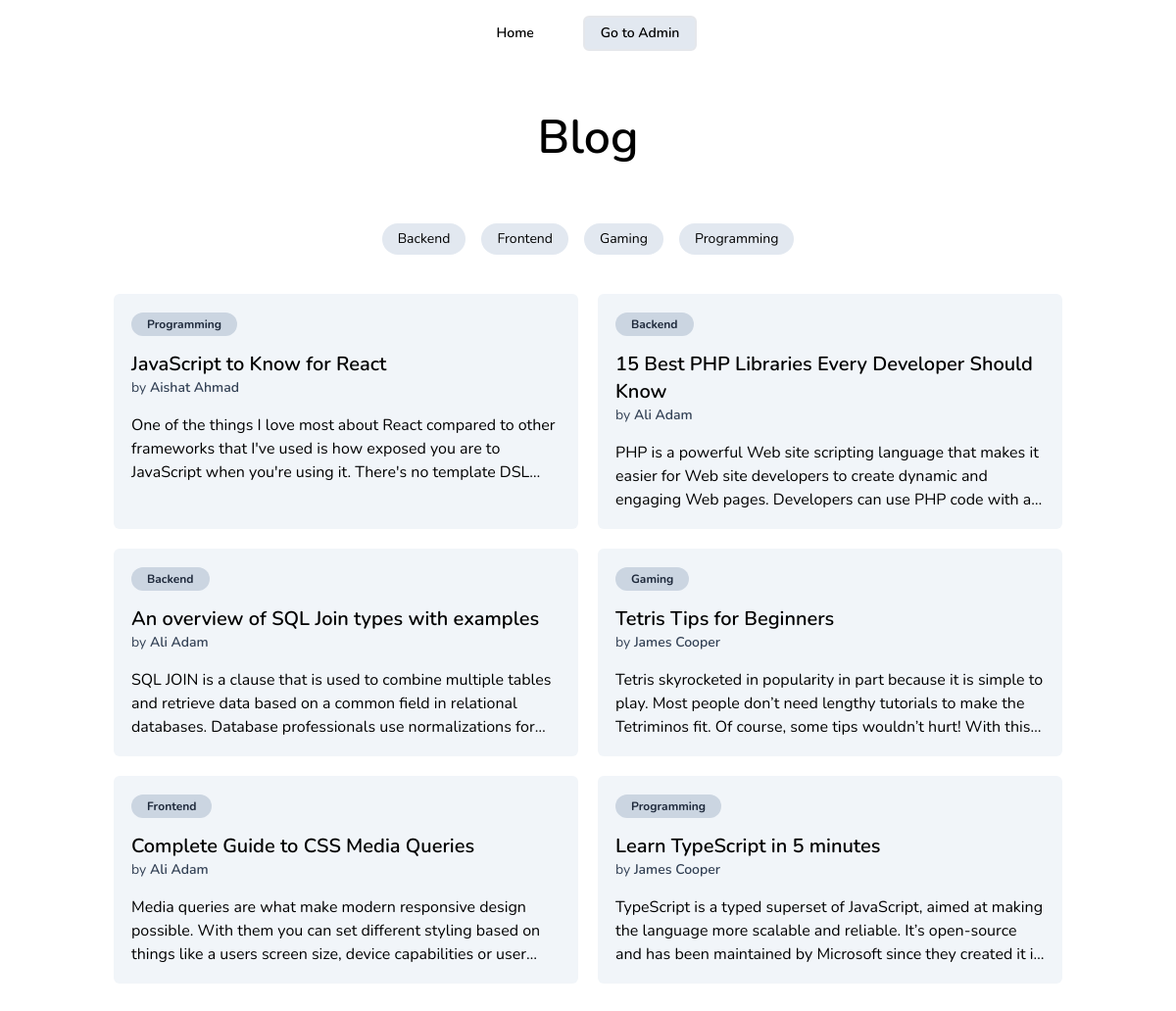
The page / on the database its author committed.
### tables this page shows
CREATE TABLE IF NOT EXISTS categories (
  id INT NOT NULL AUTO_INCREMENT,
  name VARCHAR(255) NOT NULL,
  PRIMARY KEY (id),
  UNIQUE (name)
);

CREATE TABLE IF NOT EXISTS articles (
  id INT NOT NULL AUTO_INCREMENT,
  title VARCHAR(255) NOT NULL,
  content TEXT NOT NULL,
  status VARCHAR(255) NOT NULL,
  author_id INT,
  category_id INT,
  created_at DATETIME DEFAULT CURRENT_TIMESTAMP,
  PRIMARY KEY (id),
  FOREIGN KEY (author_id) REFERENCES authors(id) ON DELETE SET NULL,
  FOREIGN KEY (category_id) REFERENCES categories(id) ON DELETE SET NULL,
  UNIQUE (title)
);

CREATE TABLE IF NOT EXISTS authors (
  id INT NOT NULL AUTO_INCREMENT,
  name VARCHAR(255) NOT NULL,
  email VARCHAR(255) NOT NULL,
  PRIMARY KEY (id),
  UNIQUE (email)
);

### public/index.php (called while the page is built, shortened)
<?php
try {
  include __DIR__ . '/../classes/Article.php';
  include __DIR__ . '/../classes/Category.php';
  $article = new Article();
  $category = new Category();
  $articles = $article->getPublishedArticles();
  $categories = $category->getCategories(true);
  include __DIR__ . '/../views/header.php';
  include __DIR__ . '/../views/home.php';
  include __DIR__ . '/../views/footer.php';
} catch (PDOException $e) {
  $title = 'An error has occurred';
  $output = 'Database error: ' . $e->getMessage() . ' in ' .
    $e->getFile() . ':' . $e->getLine();
}

### classes/Category.php (called while the page is built, shortened)
<?php
require_once __DIR__ . '/Database.php';
class Category
{
  private $pdo;
  public function __construct()
  {
    $db = new Database();
    $this->pdo = $db->connect();
  }
  public function getCategories($shouldContainArticles = false)
  {
    if ($shouldContainArticles) {
      $stmt = $this->pdo->prepare('SELECT * FROM categories WHERE id IN (SELECT category_id FROM articles WHERE status = "Published")');
    } else {
      $stmt = $this->pdo->prepare('SELECT * FROM categories ORDER BY id');
    }
    $stmt->execute();
    return $stmt->fetchAll();
  }
}

### classes/Database.php (called while the page is built)
<?php
class Database
{
  public function connect()
  {
    return new PDO(
      'mysql:host=localhost; dbname=blog; charset=utf8mb4',
      'root',
      ''
    );
  }
}

### classes/Article.php (called while the page is built, shortened)
<?php
require_once __DIR__ . '/Database.php';
class Article
{
  private $pdo;
  public function __construct()
  {
    $db = new Database();
    $this->pdo = $db->connect();
  }
  public function getPublishedArticles()
  {
    $stmt = $this->pdo->prepare('SELECT articles.id, title, content, status, categories.name as category_name, authors.name as author_name
    FROM articles
    LEFT JOIN categories ON articles.category_id = categories.id
    LEFT JOIN authors ON articles.author_id = authors.id
    WHERE status = "Published"
    ORDER BY articles.id DESC');
    $stmt->execute();
    return  $stmt->fetchAll();
  }
}

### views/home.php (the view, shortened to what this page needs)
<main class='mx-auto max-w-[1000px] px-4 py-2'>
  <div class='mt-10 grid place-items-center gap-5'>
    <h1 class='text-5xl font-semibold'>Blog</h1>
  </div>
  <div class='mt-16 flex gap-4 place-content-center items-center'>
    <?php foreach ($categories as $category) : ?>
    <a href="/?category=<?= $category['name'] ?>"
      class="<?= $category['name'] === ($_GET['category'] ?? null) ? 'bg-slate-800 text-slate-100' : 'bg-slate-200 hover:bg-slate-300 transition' ?>  text-sm rounded-full px-4 py-1.5"><?= $category['name'] ?></a>
    <?php endforeach ?>
  </div>
  <section class='mt-10 grid grid-cols-2 gap-5'>
    <?php foreach ($articles as $article) : ?>
    <a href="/article.php?id=<?= $article['id'] ?>"
      class='rounded-md border-2 border-transparent bg-slate-100 hover:border-slate-600'>
      <article class='p-4'>
        <?php if ($article['category_name']) : ?>
        <span class='rounded-full font-bold bg-slate-300 px-4 py-1 text-xs text-slate-800'>
          <?= $article['category_name']  ?>
        </span>
        <?php endif ?>
        <div class='py-4'>
          <h2 class='text-xl font-semibold'><?= $article['title'] ?></h2>
          <p class='text-sm text-slate-700'>
            by <span class='font-semibold'><?= $article['author_name']  ?></span>
          </p>
        </div>
        <p class="line-clamp-3"><?= $article['content'] ?></p>
      </article>
    </a>
    <?php endforeach ?>
  </section>
</main>

### views/header.php (style rules this page uses)
html { font-family: 'Nunito', sans-serif; }
body { margin-bottom: 5rem; }

### rows shown on the page
categories: name "Backend"
categories: name "Frontend"
categories: name "Gaming"
categories: name "Programming"
articles: category.name "Programming", title "JavaScript to Know for React", author.name "Aishat Ahmad", content "One of the things I love most about React compared to other frameworks that I've used is how exposed you are to JavaScript when you're using it. There's no template…"
articles: category.name "Backend", title "15 Best PHP Libraries Every Developer Should Know", author.name "Ali Adam", content "PHP is a powerful Web site scripting language that makes it easier for Web site developers to create dynamic and engaging Web pages. Developers can use PHP code with…"
articles: category.name "Backend", title "An overview of SQL Join types with examples", author.name "Ali Adam", content "SQL JOIN is a clause that is used to combine multiple tables and retrieve data based on a common field in relational databases. Database professionals use normalizations…"
articles: category.name "Gaming", title "Tetris Tips for Beginners", author.name "James Cooper", content "Tetris skyrocketed in popularity in part because it is simple to play. Most people don’t need lengthy tutorials to make the Tetriminos fit. Of course, some tips wouldn’t hurt! With…"
articles: category.name "Frontend", title "Complete Guide to CSS Media Queries", author.name "Ali Adam", content "Media queries are what make modern responsive design possible. With them you can set different styling based on things like a users screen size, device capabilities or…"
articles: category.name "Programming", title "Learn TypeScript in 5 minutes", author.name "James Cooper", content "TypeScript is a typed superset of JavaScript, aimed at making the language more scalable and reliable. It’s open-source and has been maintained by Microsoft since they created it…"
